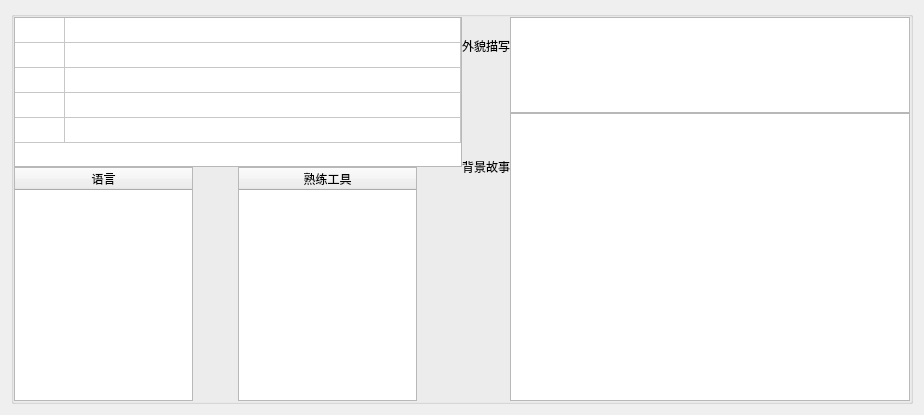
     <widget class="QWidget" name="bgTab">
      <attribute name="title">
       <string>背景</string>
      </attribute>
      <layout class="QVBoxLayout" name="verticalLayout_5">
       <item>
        <widget class="QGroupBox" name="groupBox_2">
         <property name="title">
          <string/>
         </property>
         <layout class="QHBoxLayout" name="horizontalLayout_8" stretch="1,1">
          <property name="spacing">
           <number>0</number>
          </property>
          <property name="leftMargin">
           <number>0</number>
          </property>
          <property name="topMargin">
           <number>0</number>
          </property>
          <property name="rightMargin">
           <number>0</number>
          </property>
          <property name="bottomMargin">
           <number>0</number>
          </property>
          <item>
           <layout class="QVBoxLayout" name="verticalLayout_11" stretch="0,3">
            <item>
             <widget class="QTableWidget" name="characterDetailsTable">
              <property name="minimumSize">
               <size>
                <width>0</width>
                <height>120</height>
               </size>
              </property>
              <property name="maximumSize">
               <size>
                <width>16777215</width>
                <height>150</height>
               </size>
              </property>
              <property name="verticalScrollBarPolicy">
               <enum>Qt::ScrollBarAlwaysOff</enum>
              </property>
              <property name="horizontalScrollBarPolicy">
               <enum>Qt::ScrollBarAlwaysOff</enum>
              </property>
              <property name="columnCount">
               <number>2</number>
              </property>
              <attribute name="horizontalHeaderVisible">
               <bool>false</bool>
              </attribute>
              <attribute name="horizontalHeaderDefaultSectionSize">
               <number>50</number>
              </attribute>
              <attribute name="horizontalHeaderStretchLastSection">
               <bool>true</bool>
              </attribute>
              <attribute name="verticalHeaderVisible">
               <bool>false</bool>
              </attribute>
              <attribute name="verticalHeaderMinimumSectionSize">
               <number>20</number>
              </attribute>
              <attribute name="verticalHeaderDefaultSectionSize">
               <number>25</number>
              </attribute>
              <row>
               <property name="text">
                <string>个性</string>
               </property>
              </row>
              <row>
               <property name="text">
                <string>个性</string>
               </property>
              </row>
              <row>
               <property name="text">
                <string>理念</string>
               </property>
              </row>
              <row>
               <property name="text">
                <string>羁绊</string>
               </property>
              </row>
              <row>
               <property name="text">
                <string>缺陷</string>
               </property>
              </row>
              <column/>
              <column/>
              <item row="0" column="0">
               <property name="flags">
                <set>ItemIsSelectable|ItemIsDragEnabled|ItemIsDropEnabled|ItemIsUserCheckable|ItemIsEnabled</set>
               </property>
              </item>
              <item row="1" column="0">
               <property name="flags">
                <set>ItemIsSelectable|ItemIsDragEnabled|ItemIsDropEnabled|ItemIsUserCheckable|ItemIsEnabled</set>
               </property>
              </item>
              <item row="2" column="0">
               <property name="flags">
                <set>ItemIsSelectable|ItemIsDragEnabled|ItemIsDropEnabled|ItemIsUserCheckable|ItemIsEnabled</set>
               </property>
              </item>
              <item row="3" column="0">
               <property name="flags">
                <set>ItemIsSelectable|ItemIsDragEnabled|ItemIsDropEnabled|ItemIsUserCheckable|ItemIsEnabled</set>
               </property>
              </item>
              <item row="4" column="0">
               <property name="flags">
                <set>ItemIsSelectable|ItemIsDragEnabled|ItemIsDropEnabled|ItemIsUserCheckable|ItemIsEnabled</set>
               </property>
              </item>
             </widget>
            </item>
            <item>
             <layout class="QHBoxLayout" name="horizontalLayout_7" stretch="4,1,4,1">
              <item>
               <widget class="QTableWidget" name="languageTable">
                <attribute name="horizontalHeaderMinimumSectionSize">
                 <number>100</number>
                </attribute>
                <attribute name="horizontalHeaderStretchLastSection">
                 <bool>true</bool>
                </attribute>
                <attribute name="verticalHeaderVisible">
                 <bool>false</bool>
                </attribute>
                <column>
                 <property name="text">
                  <string>语言</string>
                 </property>
                </column>
               </widget>
              </item>
              <item>
               <spacer name="horizontalSpacer_13">
                <property name="orientation">
                 <enum>Qt::Horizontal</enum>
                </property>
                <property name="sizeHint" stdset="0">
                 <size>
                  <width>40</width>
                  <height>20</height>
                 </size>
                </property>
               </spacer>
              </item>
              <item>
               <widget class="QTableWidget" name="toolTable">
                <attribute name="horizontalHeaderMinimumSectionSize">
                 <number>100</number>
                </attribute>
                <attribute name="horizontalHeaderStretchLastSection">
                 <bool>true</bool>
                </attribute>
                <attribute name="verticalHeaderVisible">
                 <bool>false</bool>
                </attribute>
                <column>
                 <property name="text">
                  <string>熟练工具</string>
                 </property>
                </column>
               </widget>
              </item>
              <item>
               <spacer name="horizontalSpacer_12">
                <property name="orientation">
                 <enum>Qt::Horizontal</enum>
                </property>
                <property name="sizeHint" stdset="0">
                 <size>
                  <width>40</width>
                  <height>20</height>
                 </size>
                </property>
               </spacer>
              </item>
             </layout>
            </item>
           </layout>
          </item>
          <item>
           <layout class="QVBoxLayout" name="verticalLayout_10" stretch="1,3">
            <item>
             <layout class="QHBoxLayout" name="horizontalLayout_4">
              <item>
               <layout class="QVBoxLayout" name="verticalLayout_7" stretch="1,0,3">
                <item>
                 <spacer name="verticalSpacer_2">
                  <property name="orientation">
                   <enum>Qt::Vertical</enum>
                  </property>
                  <property name="sizeHint" stdset="0">
                   <size>
                    <width>20</width>
                    <height>40</height>
                   </size>
                  </property>
                 </spacer>
                </item>
                <item>
                 <widget class="QLabel" name="label">
                  <property name="frameShape">
                   <enum>QFrame::NoFrame</enum>
                  </property>
                  <property name="frameShadow">
                   <enum>QFrame::Plain</enum>
                  </property>
                  <property name="text">
                   <string>外貌描写</string>
                  </property>
                 </widget>
                </item>
                <item>
                 <spacer name="verticalSpacer">
                  <property name="orientation">
                   <enum>Qt::Vertical</enum>
                  </property>
                  <property name="sizeHint" stdset="0">
                   <size>
                    <width>20</width>
                    <height>40</height>
                   </size>
                  </property>
                 </spacer>
                </item>
               </layout>
              </item>
              <item>
               <widget class="QPlainTextEdit" name="appearanceText"/>
              </item>
             </layout>
            </item>
            <item>
             <layout class="QHBoxLayout" name="horizontalLayout_5">
              <item>
               <layout class="QVBoxLayout" name="verticalLayout_9" stretch="1,0,5">
                <item>
                 <spacer name="verticalSpacer_5">
                  <property name="orientation">
                   <enum>Qt::Vertical</enum>
                  </property>
                  <property name="sizeHint" stdset="0">
                   <size>
                    <width>20</width>
                    <height>40</height>
                   </size>
                  </property>
                 </spacer>
                </item>
                <item>
                 <widget class="QLabel" name="label_3">
                  <property name="text">
                   <string>背景故事</string>
                  </property>
                 </widget>
                </item>
                <item>
                 <spacer name="verticalSpacer_6">
                  <property name="orientation">
                   <enum>Qt::Vertical</enum>
                  </property>
                  <property name="sizeHint" stdset="0">
                   <size>
                    <width>20</width>
                    <height>40</height>
                   </size>
                  </property>
                 </spacer>
                </item>
               </layout>
              </item>
              <item>
               <widget class="QPlainTextEdit" name="bgText"/>
              </item>
             </layout>
            </item>
           </layout>
          </item>
         </layout>
        </widget>
       </item>
      </layout>
     </widget>
